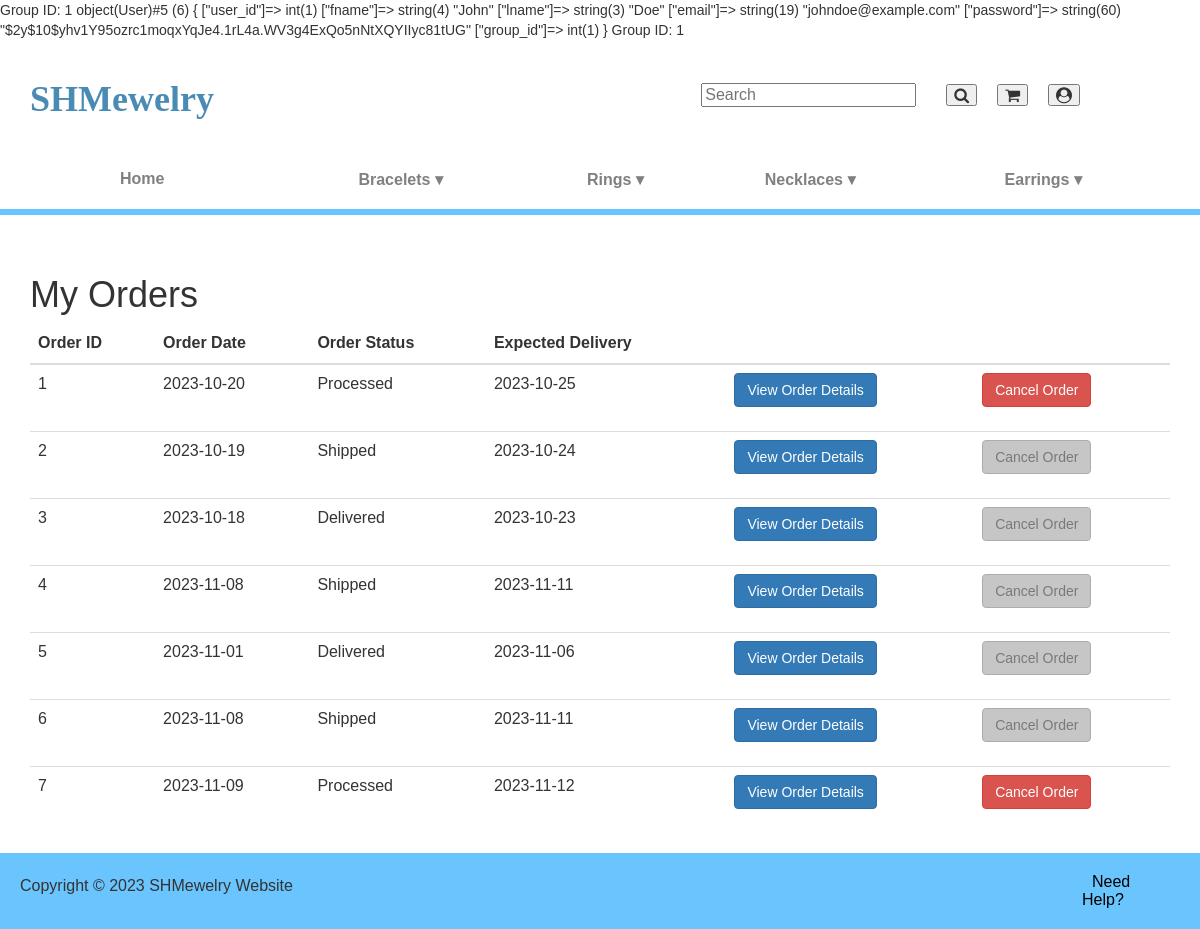
The page /?controller=orders&action=list (signed in) on the database its author committed.
### tables this page shows
CREATE TABLE ORDERS (
    ORDER_ID INT AUTO_INCREMENT PRIMARY KEY,
    TOTAL_PRICE DECIMAL(10, 2),
    ORDER_DATE DATE,
    ORDER_STATUS VARCHAR(35),
    EXPECTED_DELIVERY DATE,
    USER_ID INT,
    FOREIGN KEY (USER_ID) REFERENCES USER(USER_ID) ON DELETE CASCADE
);

### Models/Orders.php (called while the page is built, shortened)
<?php
include_once(__DIR__ . '/../db_connection.php');
class Orders {
    public static function list() {
        global $conn;
        $groupId = isset($_SESSION['group_id']) ? $_SESSION['group_id'] : null;
        if ($groupId == 1) {
            $sql = "SELECT * FROM `ORDERS` WHERE USER_ID = ?";
            $stmt = $conn->prepare($sql);
            if (!$stmt) {
                throw new Exception("Error preparing SQL statement: " . $conn->error);
            }
            $stmt->bind_param('i', $_SESSION['user_id']);
        } else {
            $sql = "SELECT * FROM `ORDERS`";
            $stmt = $conn->prepare($sql);
        }
        $stmt->execute();
        $result = $stmt->get_result();
        $data = $result->fetch_all(MYSQLI_ASSOC);
        return $data;
    }
}
?>

### Views/Orders/list.php (the view, shortened to what this page needs)
<?php
$isLoggedIn = isset($_SESSION['user']) && !empty($_SESSION['user']);
if ($isLoggedIn) {
    $groupId = isset($_SESSION['user']->group_id) ? $_SESSION['user']->group_id : null;
    echo "Group ID: " . $groupId;
} else {
    echo "User is not logged in.";
    exit;
}
?>
<!DOCTYPE html>
<html lang="en">
<head>
    <link href="https://netdna.bootstrapcdn.com/bootstrap/3.3.6/css/bootstrap.min.css" rel="stylesheet">
    <link rel="stylesheet" href="CSS/shared.css">
</head>
<body>
<?php include_once __DIR__ . "/../../navbar.php"; ?>
<div class="container my-5">
    <?php
    switch ($groupId) {
        case 1:
            echo '<h1 class="py-2">My Orders</h1>';
            echo '<table class="table">
                    <thead>
                        <tr>
                            <th scope="col">Order ID</th>
                            <th scope="col">Order Date</th>
                            <th scope="col">Order Status</th>
                            <th scope="col">Expected Delivery</th>
                            <th scope="col"></th>
                            <th scope="col"></th>
                        </tr>
                    </thead>
                    <tbody>';
            if (!empty($data)) {
                foreach ($data as $order) {
                    echo '<tr>
                            <td>' . $order['ORDER_ID'] . '</td>
                            <td>' . $order['ORDER_DATE'] . '</td>
                            <td>' . $order['ORDER_STATUS'] . '</td>
                            <td>' . $order['EXPECTED_DELIVERY'] . '</td>
                            <td>
                                <form method="post" action="index.php?controller=orders&action=view&id=' . $order['ORDER_ID'] . '">
                                    <input type="hidden" name="order_id" value="' . $order['ORDER_ID'] . '">
                                    <button type="submit" class="btn btn-primary" name="view">View Order Details</button>
                                </form>
                            </td>
                            <td>';
                    if ($order['ORDER_STATUS'] === 'Shipped' || $order['ORDER_STATUS'] === 'Delivered') {
                        echo '<button class="btn btn-secondary" disabled style="background-color: darkgrey; border: 1px solid grey;">Cancel Order</button>';
                    } else {
                        echo '<form method="post" action="index.php?controller=orders&action=delete">
                                    <input type="hidden" name="order_id" value="' . $order['ORDER_ID'] . '">
                                    <button type="submit" class="btn btn-danger" name="delete">Cancel Order</button>
                                </form>';
                    }
                    echo '</td></tr>';
                }
            } else {
                echo '<tr><td colspan="6">No order has been placed yet.</td></tr>';
            }
            echo '</tbody></table>';
            break;
    }
    ?>
</div>
</body>
</html>

### CSS/shared.css (style rules this page uses)
html, body { height: 100%; margin: 0; }
body { display: flex; flex-direction: column; }
header, footer { flex-shrink: 0; }

### CSS/style.css (style rules this page uses)
html, body { height: 100%; margin: 0; }
body { display: flex; flex-direction: column; font-family: Arial, sans-serif; margin: 0; padding: 0; background-color: #fff; overflow-x: hidden; }
a { text-decoration: none; color: black; padding: 10px; text-align: center; }
table { border-collapse: collapse; width: 100%; }
table td { max-width: 100%; flex-direction: column; align-items: center; }
th, td { padding: 10px; }
.wider-column2 { width: 92%; }

### rows shown on the page
orders: ORDER_ID "1", ORDER_DATE "2023-10-20", ORDER_STATUS "Processed", EXPECTED_DELIVERY "2023-10-25"
orders: ORDER_ID "2", ORDER_DATE "2023-10-19", ORDER_STATUS "Shipped", EXPECTED_DELIVERY "2023-10-24", shows "Cancel Order"
orders: ORDER_ID "3", ORDER_DATE "2023-10-18", ORDER_STATUS "Delivered", EXPECTED_DELIVERY "2023-10-23", shows "Cancel Order"
orders: ORDER_ID "4", ORDER_DATE "2023-11-08", ORDER_STATUS "Shipped", EXPECTED_DELIVERY "2023-11-11", shows "Cancel Order"
orders: ORDER_ID "5", ORDER_DATE "2023-11-01", ORDER_STATUS "Delivered", EXPECTED_DELIVERY "2023-11-06", shows "Cancel Order"
orders: ORDER_ID "6", ORDER_DATE "2023-11-08", ORDER_STATUS "Shipped", EXPECTED_DELIVERY "2023-11-11", shows "Cancel Order"
orders: ORDER_ID "7", ORDER_DATE "2023-11-09", ORDER_STATUS "Processed", EXPECTED_DELIVERY "2023-11-12"

### other values the page prints
$groupId "1"
